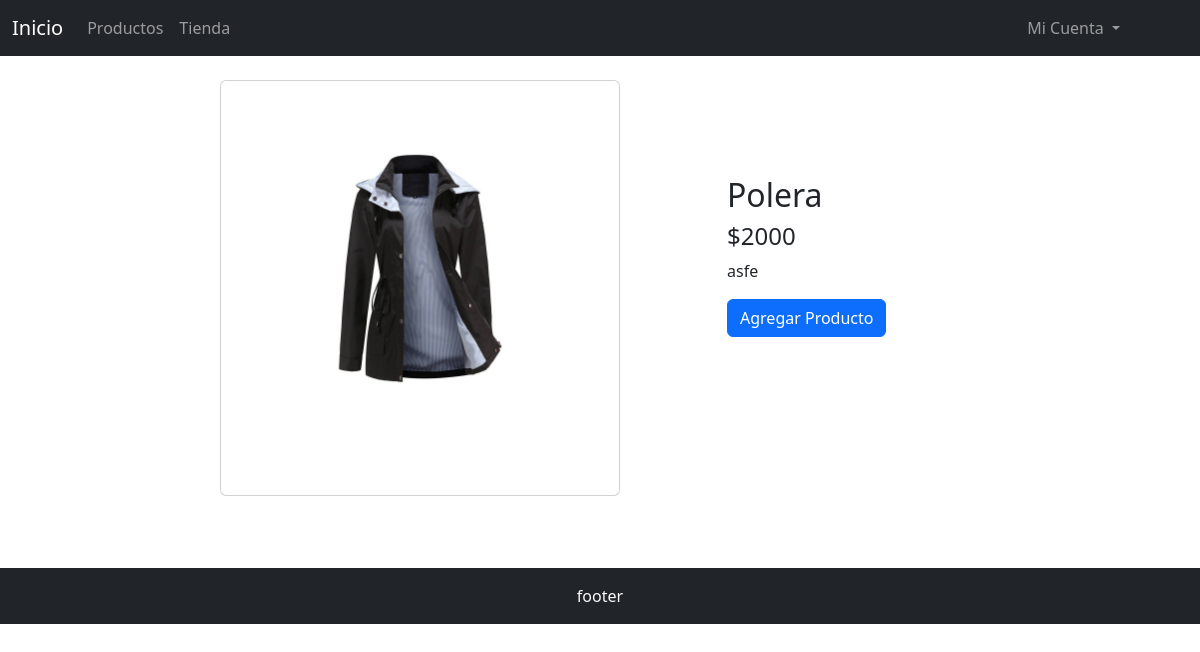
The app's page /verproducto/2 with its own data.
### aplicacion/models.py (models this page shows, shortened)
class Producto(models.Model):
    id=models.IntegerField(primary_key=True)
    nombre=models.CharField(max_length=50)
    descripcion=models.TextField(max_length=300)
    precio=models.IntegerField()
    stock=models.IntegerField()
    imagen=models.ImageField(upload_to="productos")

### aplicacion/views.py (the view)
# urls.py: path('verproducto/<id>', ver_producto, name="verproducto"),
def ver_producto(request, id):
    producto = get_object_or_404(Producto, id=id)
    contexto = {'prod': producto}
    return render(request, 'aplicacion/verproducto.html', contexto)

### carro/context_processor.py (called while the page is built)
def importe_total_carro(request):
    total = 0
    if request.user.is_authenticated:
        carro = request.session.get("carro", {})  # Obtener el diccionario del carrito o un diccionario vacío si no existe
        for key, value in carro.items():
            precio = float(value.get("precio", 0))
            total += precio
    return {"importe_total_carro": total}

### aplicacion/templates/aplicacion/verproducto.html (shortened to what this page needs)
{% extends 'aplicacion/base.html' %}
{% load static %}
{% block contenido %}
<div class="row">
    <div class="col-2"></div>
    <div class="col-4 card mb-4" style="width:400px">
        <img class="card-img-top" src="{{ prod.imagen.url }}" alt="Card image">
        <div class="card-body">
        </div>
    </div>
    <div class="col-1"></div>
    <div class="col-3">
        <br><br><br><br>
        <h2>{{prod.nombre}}</h2>
        <h4>${{prod.precio}}</h4>
        <p>{{ prod.descripcion }}</p>
        <a href="{% url 'carro:agregar' prod.id %}" class="btn btn-primary">Agregar Producto</a>
    </div>
</div>
{% endblock contenido %}

### records on screen
Producto: imagen (picture), nombre "Polera", precio "2000", descripcion "asfe"
